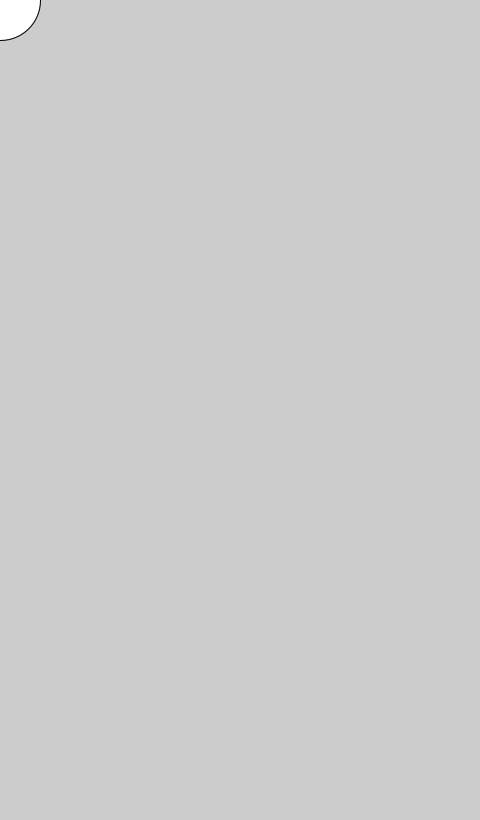
Frame 1 (no input)
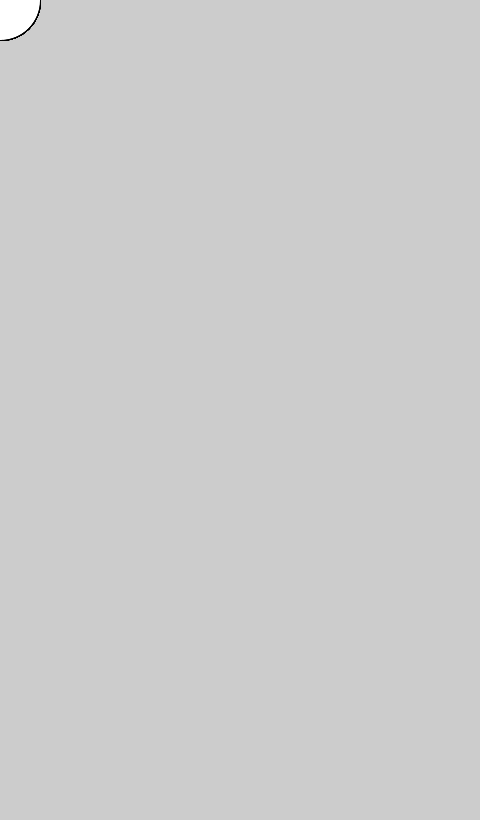
Frame 60 (the mouse pressed at the canvas centre just before this capture)
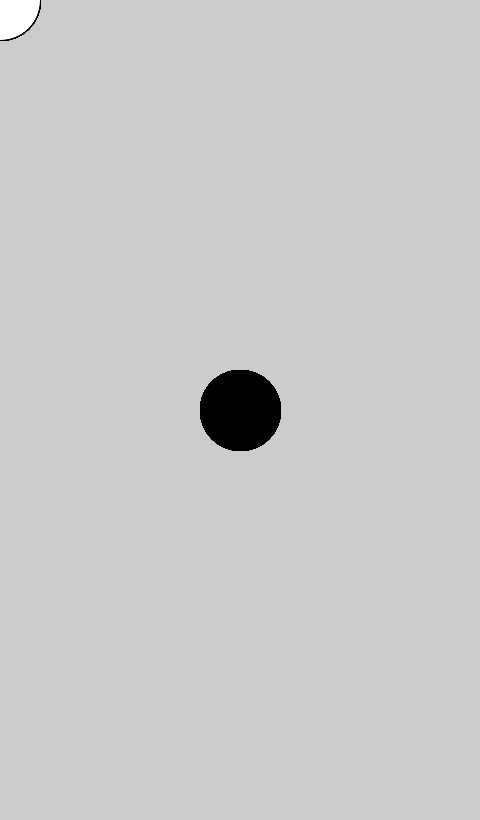
Frame 120 (the mouse held since frame 60 and released just before this capture)

The Processing sketch that drew these frames (run headless with seeded random() and noise(); from frame 60 on, the mouse is pressed at the canvas centre):

// Processing sketch: LSI_000_GettingStarted
// ── LSI_000_GettingStarted.pde

// setup() runs first one time.  
void setup() {
  
  // screen size width,height
  size(480, 820);
}

// draw() loops continuously until you close the sketch window.
void draw() {
 
// If mousePressed color= Black. If not color=White   
  if (mousePressed) {
    fill(0);
  } else {
    fill(255);
  }
  
  // ellipse, poX, posY, size, size) 
  ellipse(mouseX, mouseY, 80, 80);
}
